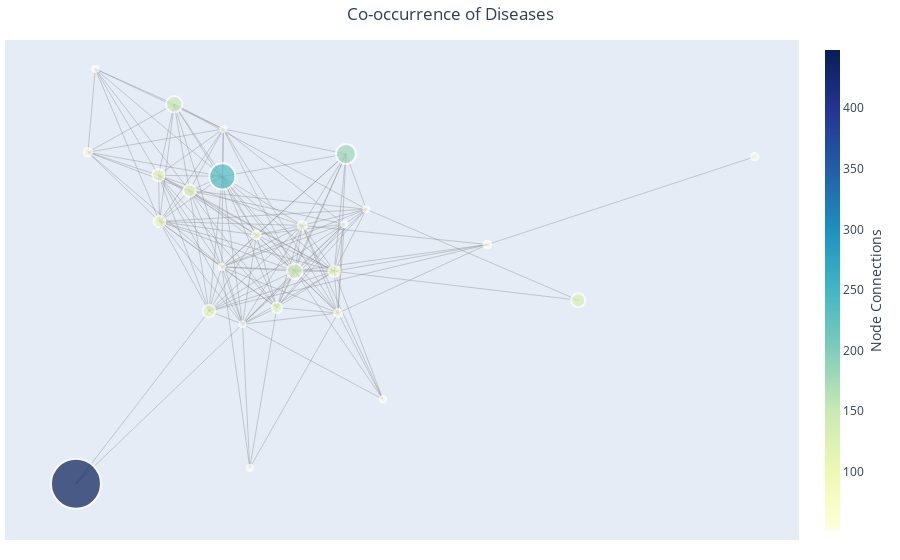

The code cell stored with this chart in its notebook:
### Code cell
edge_x = []
edge_y = []
for edge in g.edges():
    x0, y0 = g.nodes[edge[0]]['pos']
    x1, y1 = g.nodes[edge[1]]['pos']
    edge_x.append(x0)
    edge_x.append(x1)
    edge_x.append(None)
    edge_y.append(y0)
    edge_y.append(y1)
    edge_y.append(None)

node_adjacencies = []
node_text = []
i=0
for node, adjacencies in enumerate(g.adjacency()):
    node_adjacencies.append(len(adjacencies[1]))
    node_text.append('Disease:' +str(labels[i]) +', Number of Connections: '+str(int(sizes[i])))
    i+=1
edge_trace = go.Scatter(
    x=edge_x, y=edge_y,
    line=dict(width= .4, color='#888'),
    hoverinfo='none',
    mode='lines')

node_x = []
node_y = []
for node in g.nodes():
    x, y = g.nodes[node]['pos']
    node_x.append(x)
    node_y.append(y)
    

node_trace = go.Scatter(
    x=node_x, y=node_y,
    mode='markers',
    hoverinfo='text',
    marker=dict(
        showscale=True,
        # colorscale options
        #'greys' | 'YlgnBu' | 'greens' | 'YlOrRd' | 'Bluered' | 'RdBu' |
        #'Reds' | 'Blues' | 'Picnic' | 'Rainbow' | 'Portland' | 'Jet' |
        #'Hot' | 'Blackbody' | 'Earth' | 'Electric' | 'Viridis' |
        colorscale='YlgnBu',
        reversescale=False,
        color=[],
        size=10,
        colorbar=dict(
            thickness=15,
            title='Node Connections',
            xanchor='left',
            titleside='right'
        ),
        line_width=2))


node_trace.marker.color = sizes
node_trace.marker.size = [s for  s in sizes]
node_trace.marker.sizeref = sizeref
node_trace.text = node_text

data=[edge_trace, node_trace]
layout = go.Layout(
                titlefont_size=16,
                showlegend=False,
                hovermode='closest',
                margin=dict(b=20,l=5,r=5,t=40),
                xaxis=dict(showgrid=False, zeroline=False, showticklabels=False),
                yaxis=dict(showgrid=False, zeroline=False, showticklabels=False))
fig = go.Figure(data=data,
             layout= layout)
fig.update_layout(title = 'Co-occurrence of Diseases', title_x = .50)

### Figure 1 — Plotly figure (JSON) as saved in the notebook; plotly's stock layout.template omitted (floating-point values rounded to 4 significant figures; data arrays with more than 128 entries replaced by an {"elided": "..."} marker saying what was removed)
{"data": [{"hoverinfo": "none", "line": {"color": "#888", "width": 0.4}, "mode": "lines", "type": "scatter", "x": {"elided": "507 float values"}, "y": {"elided": "507 float values"}}, {"hoverinfo": "text", "marker": {"color": [235, 103, 110, 112, 75, 95, 139, 52, 81, 57, 77, 448, 179, 52, 66, 101, 56, 146, 56, 57, 113, 72, 55, 126, 53, 68], "colorbar": {"thickness": 15, "title": {"side": "right", "text": "Node Connections"}, "xanchor": "left"}, "colorscale": [[0, "rgb(255,255,217)"], [0.125, "rgb(237,248,177)"], [0.25, "rgb(199,233,180)"], [0.375, "rgb(127,205,187)"], [0.5, "rgb(65,182,196)"], [0.625, "rgb(29,145,192)"], [0.75, "rgb(34,94,168)"], [0.875, "rgb(37,52,148)"], [1, "rgb(8,29,88)"]], "line": {"width": 2}, "reversescale": false, "showscale": true, "size": [235, 103, 110, 112, 75, 95, 139, 52, 81, 57, 77, 448, 179, 52, 66, 101, 56, 146, 56, 57, 113, 72, 55, 126, 53, 68], "sizeref": 8.96}, "mode": "markers", "text": ["Disease:Thrombocytopenia NOS, Number of Connections: 235", "Disease:Hyperpotassemia, Number of Connections: 103", "Disease:End stage renal disease, Number of Connections: 110", "Disease:Long-term use anticoagul, Number of Connections: 112", "Disease:Mal hyp kid w cr kid V, Number of Connections: 75", "Disease:DMII wo cmp nt st uncntr, Number of Connections: 95", "Disease:Hypertension NOS, Number of Connections: 139", "Disease:Pneumonia, Number of Connections: 52", "Disease:Atrial fibrillation, Number of Connections: 81", "Disease:Tobacco use disorder, Number of Connections: 57", "Disease:Crnry athrscl natve vssl, Number of Connections: 77", "Disease:Malignant neoplasm cecum, Number of Connections: 448", "Disease:NB obsrv suspct infect, Number of Connections: 179", "Disease: organism NOS, Number of Connections: 52", "Disease:Oth rd veh acc-pers NEC, Number of Connections: 66", "Disease:CHF NOS, Number of Connections: 101", "Disease:Abdmnal pain oth spcf st, Number of Connections: 56", "Disease:Anemia in chr kidney dis, Number of Connections: 146", "Disease:Anemia NOS, Number of Connections: 56", "Disease:Compl liver transplant, Number of Connections: 57", "Disease:Food/vomit pneumonitis, Number of Connections: 113", "Disease:Acute kidney failure NOS, Number of Connections: 72", "Disease:Syst lupus erythematosus, Number of Connections: 55", "Disease:Dsct of abdominal aorta, Number of Connections: 126", "Disease:Acute respiratry failure, Number of Connections: 53", "Disease:Fx malar/maxillary-close, Number of Connections: 68"], "type": "scatter", "x": [-0.1299, -0.2631, -0.2653, -0.1996, -0.4151, -0.01416, 0.02391, 0.1291, 0.03965, 0.2109, -0.05771, -0.4406, 0.1325, 0.1756, 1, 0.1075, -0.3996, -0.2321, -0.1311, -0.07169, -0.1582, 0.1156, -0.1278, 0.6256, -0.08705, 0.4326], "y": [0.157, 0.05451, 0.1598, 0.1245, 0.212, -0.1412, -0.05832, 0.04861, 0.0457, -0.3493, 0.02393, -0.5412, 0.2081, 0.08244, 0.2017, -0.0584, 0.4013, 0.3211, -0.04851, -0.5052, -0.1489, -0.1535, 0.2647, -0.1242, -0.1787, 0.00219]}], "layout": {"autosize": true, "hovermode": "closest", "margin": {"b": 20, "l": 5, "r": 5, "t": 40}, "showlegend": false, "title": {"text": "Co-occurrence of Diseases", "x": 0.5}, "xaxis": {"autorange": true, "range": [-0.5731, 1.09], "showgrid": false, "showticklabels": false, "type": "linear", "zeroline": false}, "yaxis": {"autorange": true, "range": [-0.6927, 0.4711], "showgrid": false, "showticklabels": false, "type": "linear", "zeroline": false}}}
